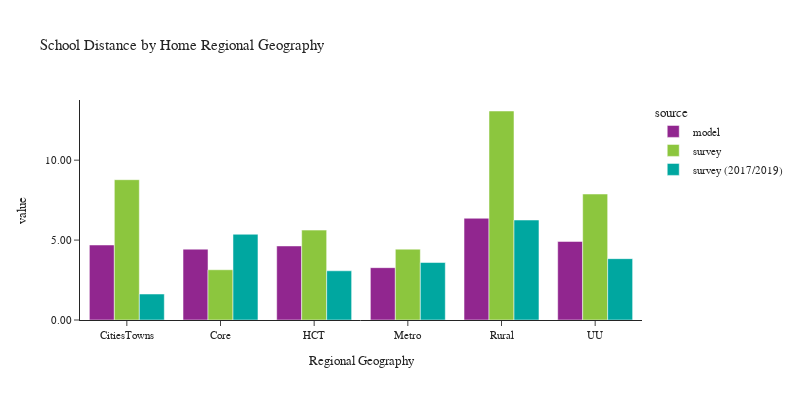

Source (notebook cell):
### Code cell
plot_school_location(df_students, 'rg_proposed_home', 'Home Regional Geography', 'Regional Geography')

### Figure 1 — Plotly figure (JSON) as saved in the notebook; plotly's stock layout.template omitted (floating-point values rounded to 4 significant figures)
{"data": [{"alignmentgroup": "True", "customdata": [[96012], [224916], [222330], [261660], [119770], [48779]], "hovertemplate": "source=model<br>rg_proposed_home=%{x}<br>value=%{y}<br>sample count=%{customdata[0]}<extra></extra>", "legendgroup": "model", "marker": {"color": "#91268F", "pattern": {"shape": ""}}, "name": "model", "offsetgroup": "model", "orientation": "v", "showlegend": true, "textposition": "auto", "type": "bar", "x": ["CitiesTowns", "Core", "HCT", "Metro", "Rural", "UU"], "xaxis": "x", "y": [4.693, 4.431, 4.633, 3.274, 6.365, 4.916], "yaxis": "y"}, {"alignmentgroup": "True", "customdata": [[44], [97], [174], [518], [67], [19]], "hovertemplate": "source=survey<br>rg_proposed_home=%{x}<br>value=%{y}<br>sample count=%{customdata[0]}<extra></extra>", "legendgroup": "survey", "marker": {"color": "#8CC63E", "pattern": {"shape": ""}}, "name": "survey", "offsetgroup": "survey", "orientation": "v", "showlegend": true, "textposition": "auto", "type": "bar", "x": ["CitiesTowns", "Core", "HCT", "Metro", "Rural", "UU"], "xaxis": "x", "y": [8.779, 3.145, 5.623, 4.433, 13.08, 7.881], "yaxis": "y"}, {"alignmentgroup": "True", "customdata": [[23], [154], [37], [200], [29], [8]], "hovertemplate": "source=survey (2017/2019)<br>rg_proposed_home=%{x}<br>value=%{y}<br>sample count=%{customdata[0]}<extra></extra>", "legendgroup": "survey (2017/2019)", "marker": {"color": "#00A7A0", "pattern": {"shape": ""}}, "name": "survey (2017/2019)", "offsetgroup": "survey (2017/2019)", "orientation": "v", "showlegend": true, "textposition": "auto", "type": "bar", "x": ["CitiesTowns", "Core", "HCT", "Metro", "Rural", "UU"], "xaxis": "x", "y": [1.625, 5.365, 3.079, 3.596, 6.255, 3.838], "yaxis": "y"}], "layout": {"barmode": "group", "font": {"size": 11}, "height": 400, "legend": {"title": {"text": "source"}, "tracegroupgap": 0}, "title": {"text": "School Distance by Home Regional Geography"}, "width": 800, "xaxis": {"anchor": "y", "domain": [0.0, 1.0], "title": {"text": "Regional Geography"}}, "yaxis": {"anchor": "x", "domain": [0.0, 1.0], "tickformat": ".2f", "title": {"text": "value"}}}}
